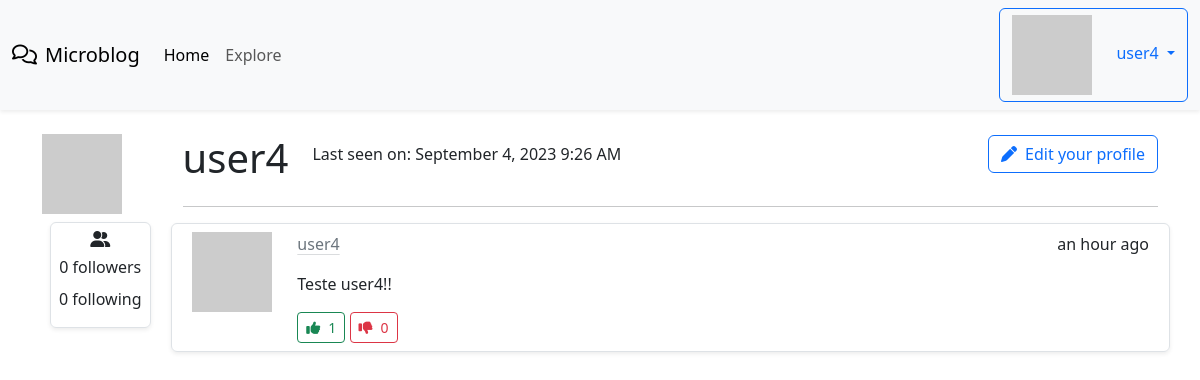
/user/user4 (signed in), run on an earlier commit of the app's database.
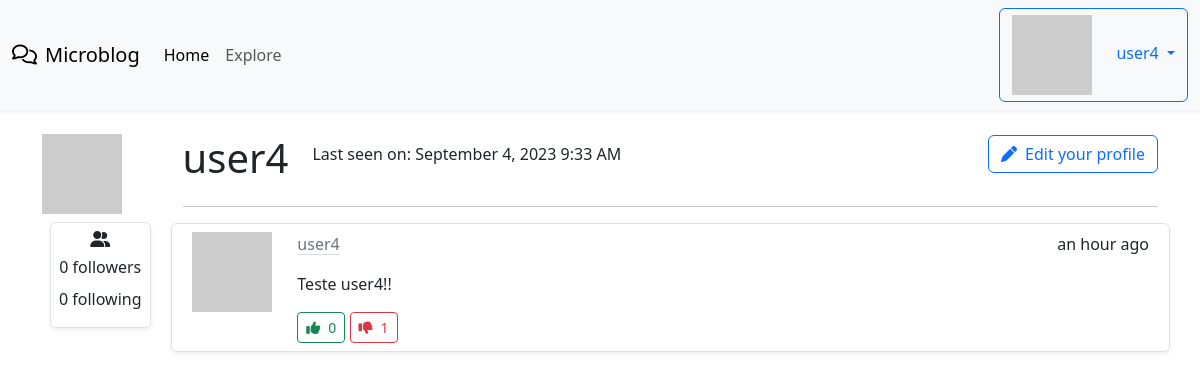
And on a later commit of the database.
### app/models.py (models this page shows, shortened)
class User(UserMixin, db.Model):
    id = db.Column(db.Integer, primary_key = True)
    username = db.Column(db.String(64), index = True, unique = True)
    email = db.Column(db.String(120), index = True, unique = True)
    password_hash = db.Column(db.String(128))
    posts = db.relationship('Post', backref='author', lazy='dynamic')
    about_me = db.Column(db.String(140))
    last_seen = db.Column(db.DateTime, default=datetime.utcnow)
    followed = db.relationship(
        'User', secondary=followers,
        primaryjoin=(followers.c.follower_id == id),
        secondaryjoin=(followers.c.followed_id == id),
        backref=db.backref('followers', lazy='dynamic'), lazy='dynamic'
    )
    upvotes = db.relationship('Upvote', backref='user', lazy='dynamic')
    downvotes = db.relationship('Downvote', backref='user', lazy='dynamic')
    def avatar(self, size):
        digest = md5(self.email.lower().encode('utf-8')).hexdigest()
        return 'https://www.gravatar.com/avatar/{}?d=identicon&s={}'.format(digest, size)
    def is_following(self, user):
        return self.followed.filter(
            followers.c.followed_id == user.id
        ).count() > 0

class Post(db.Model):
    id = db.Column(db.Integer, primary_key=True)
    body = db.Column(db.String(140))
    timestamp = db.Column(db.DateTime, index=True, default=datetime.utcnow)
    user_id = db.Column(db.Integer, db.ForeignKey('user.id'))
    language = db.Column(db.String(5))
    upvotes = db.relationship('Upvote', backref='post', lazy='dynamic')
    downvotes = db.relationship('Downvote', backref='post', lazy='dynamic')

### app/main/routes.py (the view)
@bp.route('/user/<username>')
@login_required
def user(username):
    user = User.query.filter_by(username=username).first_or_404()
    page = request.args.get('page', 1, type=int)
    posts = user.posts.order_by(Post.timestamp.desc()).paginate(
        page=page, per_page=current_app.config['POSTS_PER_PAGE'], error_out=False
    )
    next_url = url_for('main.user', page=posts.next_num) if posts.has_next else None
    prev_url = url_for('main.user', page=posts.prev_num) if posts.has_prev else None
    form = EmptyForm()
    return render_template('user.html', user=user, posts = posts.items, form=form, next_url=next_url, prev_url=prev_url )

### app/__init__.py (called while the page is built)
def get_locale():
    return request.accept_languages.best_match(current_app.config['LANGUAGES'])

### app/main/routes.py (called while the page is built)
@bp.before_request
def before_request():
    if current_user.is_authenticated:
        current_user.last_seen = datetime.utcnow()
        db.session.commit()
    g.locale = str(get_locale())

### app/models.py (called while the page is built)
@login.user_loader
def load_user(id):
    return User.query.get(int(id))

### app/templates/user.html (shortened to what this page needs)
{% extends "base.html" %}
{% from 'bootstrap5/form.html' import render_field %}
{% block content %}
<div class="container mt-4">
  <div class="d-flex flex-row">
    <div class="me-4">
      <img src="{{ user.avatar(128) }}" />
      <div class="border rounded shadow-sm p-2 m-2 d-flex flex-column align-items-center">
        <i class="fa-solid fa-user-group mb-2"></i>
        <p class="mb-2">{{ _('%(count)d followers', count=user.followers.count()) }}</p>
        <p class="mb-2">{{ _('%(count)d following', count=user.followed.count()) }}</p>
      </div>
    </div>
    <div class="col">
      <div class="d-flex flex-row align-items-center">
        <h1>{{ user.username }}</h1>
        {% if user.last_seen %}
          <p class="ms-4">{{ _('Last seen on') }}: {{ moment(user.last_seen).format('LLL') }}</p>
        {% endif %}
        {% if user == current_user %}
        <div class="ms-auto">
          <p><a class="btn btn-outline-primary" href="{{ url_for('main.edit_profile') }}"><i class="fa-solid fa-pen me-2"></i>{{_('Edit your profile')}}</a></p>
        </div>
        {% endif %}
      </div>
      <div>
        <hr/>
        {% for post in posts %}
          {% include "_post.html" %}
        {% endfor %}
      </div>
    </div>
  </div>
</div>
{% endblock %}

### app/templates/base.html (shortened to what this page needs)
<!doctype html>
<html lang="en">
    <head>
        {% block head %}
        {% block styles %}
            {{ bootstrap.load_css() }}
        {% endblock %}
        {% endblock %}
    </head>
    <body>
      <nav class="navbar navbar-expand-lg bg-body-tertiary shadow-sm">
        <div class="container-fluid">
          <a class="navbar-brand" href="{{ url_for('main.index') }}"><i class="fa-regular fa-comments me-2"></i>Microblog</a>
          <div class="collapse navbar-collapse" id="navbarNav">
            <ul class="navbar-nav">
              <li class="nav-item">
                <a class="nav-link active" aria-current="page" href="{{ url_for('main.index') }}">{{_('Home')}}</a>
              </li>
              <li class="nav-item">
                <a class="nav-link" href="{{ url_for('main.explore') }}">{{_('Explore')}}</a>
              </li>
            </ul>
            <ul class="navbar-nav ms-auto">
              {% if current_user.is_anonymous %}
              <li class="nav-item">
                  <a class="btn btn-primary" href="{{ url_for('auth.login') }}">{{_('Login')}}</a>
              </li>
              {% else %}
              <li class="nav-item dropdown">
                <a class="dropdown-toggle btn btn-outline-primary" href="#" role="button" data-bs-toggle="dropdown" aria-expanded="false">
                  <img class="me-4" src="{{ current_user.avatar(36) }}" />{{ current_user.username }}
                </a>
              </li>
              {% endif %}
          </ul>
          </div>
        </div>
      </nav>
      {% block content %}{% endblock %}
  </body>
</html>

### app/templates/_post.html
<div class="row border rounded shadow-sm my-2 p-2">
  <div class="col-1 d-flex align-items-center">
    <img src="{{ post.author.avatar(64) }}" class="align-self-start mr-3" alt="{{ post.author.username }} Avatar">
  </div>
  <div class="col ms-4">
    <div class="d-flex flex-row justify-content-between">
      <a class="link-secondary link-offset-2 link-underline-opacity-25 link-underline-opacity-100-hover" href="{{ url_for('main.user', username=post.author.username) }}">{{ post.author.username }}</a>
      <p>{{ moment(post.timestamp).fromNow() }}</p>
    </div>
    <p>{{ post.body }}</p>
    <button onclick="upvotePost({{ post.id }})" class="btn btn-outline-success btn-sm upvote-button" data-post-id="{{ post.id }}">
      <i class="fa-solid fa-thumbs-up me-2"></i><span id="upvote-count-{{ post.id }}">{{ post.upvotes.count() }}</span>
    </button>
    <button onclick="downvotePost({{ post.id }})" class="btn btn-outline-danger btn-sm downvote-button" data-post-id="{{ post.id }}">
      <i class="fa-solid fa-thumbs-down me-2"></i><span id="downvote-count-{{ post.id }}">{{ post.downvotes.count() }}</span>
    </button>
  </div>
</div>

What changed in the data, as far as the page shows it:
changed User "user4": last_seen "September 4, 2023 9:26 AM" → "September 4, 2023 9:33 AM"
computed for Post "an hour ago": upvotes.count "1" → "0"; downvotes.count "0" → "1"
